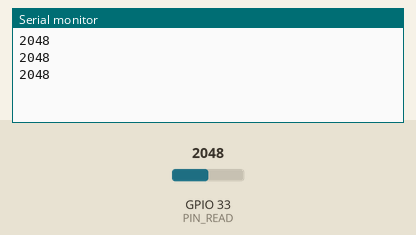
Simulated run of this sketch. Board: ESP32. On the bench: the last lines printed to the serial monitor. The test bench sets the inputs (shaded band); at power-on: GPIO 33 (PIN_READ) = 2048.

Above: at 1.3 s.
1.4 s: GPIO 33 (PIN_READ) set to 2866
At 1.9 s:
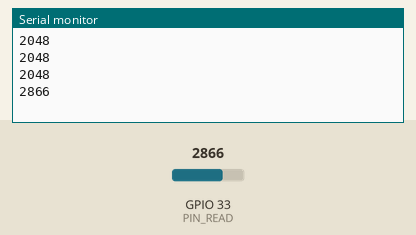
2.9 s: GPIO 33 (PIN_READ) set to 3603
At 3.4 s:
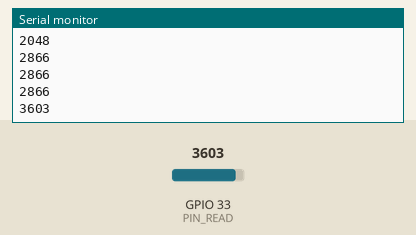
Timing chart, 0 to 5.9 s (numbered marks = the images above; inputs shaded):
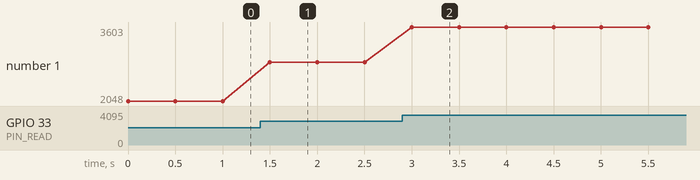

The sketch:

esp32_PhTr_analogRead01.ino
```cpp
#define PIN_READ 33

void setup() {
  Serial.begin(115200);
}
void loop() {
  Serial.println(analogRead(PIN_READ));
  delay(500);
}
```

Measured:
- after the input at 1.4 s, the serial monitor: prints a new line after 0.10 s (image 1)
- after the input at 2.9 s, the serial monitor: prints a new line after 0.10 s (image 2)
- plotted number 1: 2048 → 2866 after the input at 1.4 s, 2866 → 3603 after the input at 2.9 s
